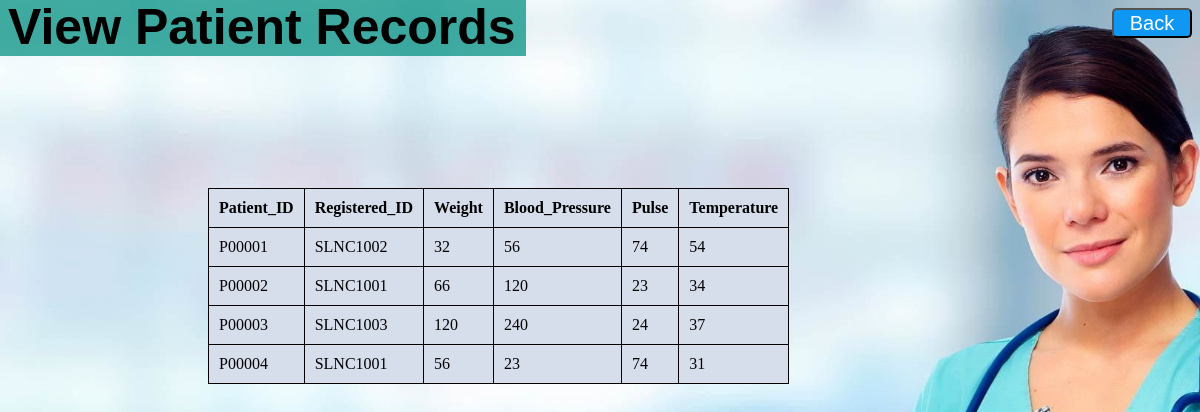
/HMS/NurseView.php, run on the app's committed database.
### tables this page shows
CREATE TABLE `records` (
  `Patient_ID` varchar(20) NOT NULL,
  `Registered_ID` varchar(20) NOT NULL,
  `Weight` int(5) NOT NULL,
  `Blood_Pressure` int(5) NOT NULL,
  `Pulse` int(5) NOT NULL,
  `Temperature` int(5) NOT NULL
);

### HMS/NurseView.php (the view, shortened to what this page needs)
<!DOCTYPE html>
<html lang="en">
<head>
    <link rel="stylesheet" href="NurseView.css">
</head>
<body>
    <div class="header">
        <h1 class="role">View Patient Records</h1>
        <button type="button" class="button">
            <a href="Nurse.php" class="Back"> Back </a>
        </button>
    </div>
    <?php require_once('connection2.php');
    $query = "SELECT * FROM records";
    $result_set = mysqli_query($connection, $query);
    if ($result_set) {
        $table = '<table class="table">';
        $table .= '<tr><th> Patient_ID</th><th> Registered_ID </th><th>Weight</th><th> Blood_Pressure </th>
                          <th> Pulse</th> <th> Temperature </th>
                          </tr>';
        while (($record = mysqli_fetch_assoc($result_set))) {
            $table .= '<tr>';
            $table .= '<td>' . $record['Patient_ID']  . '</td>';
            $table .= '<td>' . $record['Registered_ID']  . '</td>';
            $table .= '<td>' . $record['Weight']  . '</td>';
            $table .= '<td>' . $record['Blood_Pressure']  . '</td>';
            $table .= '<td>' . $record['Pulse']  . '</td>';
            $table .= '<td>' . $record['Temperature']  . '</td>';
            $table .= '</tr>';
        }
        echo $table;
    }
    ?>
</body>
</html>

### HMS/NurseView.css (style rules this page uses)
.header { height: 180px; width: 100%; }
.role { font-size: 50px; float: left; font-family: 'Trebuchet MS', 'Lucida Sans Unicode', 'Lucida Grande', 'Lucida Sans', Arial, sans-serif; margin-top: -10px; background-color: rgba(6, 145, 131, 0.747); ; padding-right: 10px; margin-left: -10px; padding-left: 10px; }
.button { float: right; background-color: rgb(14, 152, 243); width: 80px; height: 30px; font-size: 20px; border-radius: 5px; }
.Back { text-decoration: none; color: White; font-family: 'Franklin Gothic Medium', 'Arial Narrow', Arial, sans-serif; }
.table { background-color: rgb(214, 221, 235); margin-left: 200px; }

### HMS/NurseView.php (style rules this page uses)
body { background-image: url('Home/Nurse.jpg'); background-repeat: no-repeat; background-attachment: fixed; background-size: cover; }
td, th { border: 1px solid black; padding: 10px; }
table { border-collapse: collapse; }

### data on the page
records: Patient_ID "P00001", Registered_ID "SLNC1002", Weight "32", Blood_Pressure "56", Pulse "74", Temperature "54"
records: Patient_ID "P00002", Registered_ID "SLNC1001", Weight "66", Blood_Pressure "120", Pulse "23", Temperature "34"
records: Patient_ID "P00003", Registered_ID "SLNC1003", Weight "120", Blood_Pressure "240", Pulse "24", Temperature "37"
records: Patient_ID "P00004", Registered_ID "SLNC1001", Weight "56", Blood_Pressure "23", Pulse "74", Temperature "31"
